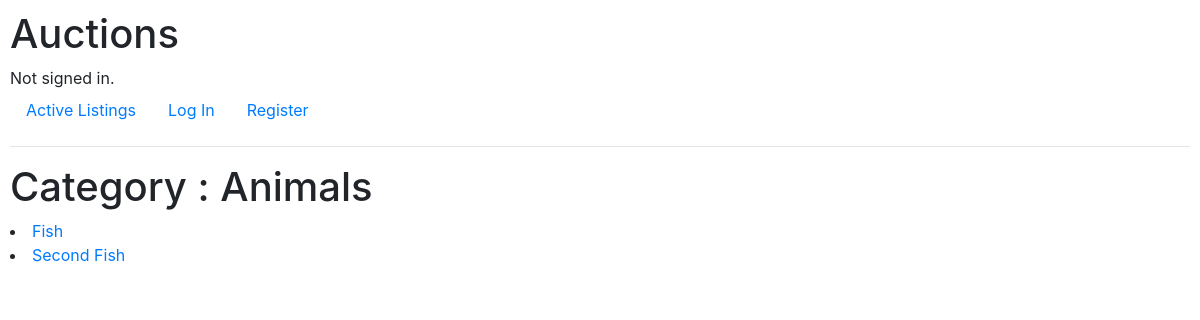
Page /3/category_detail on the earlier database version.
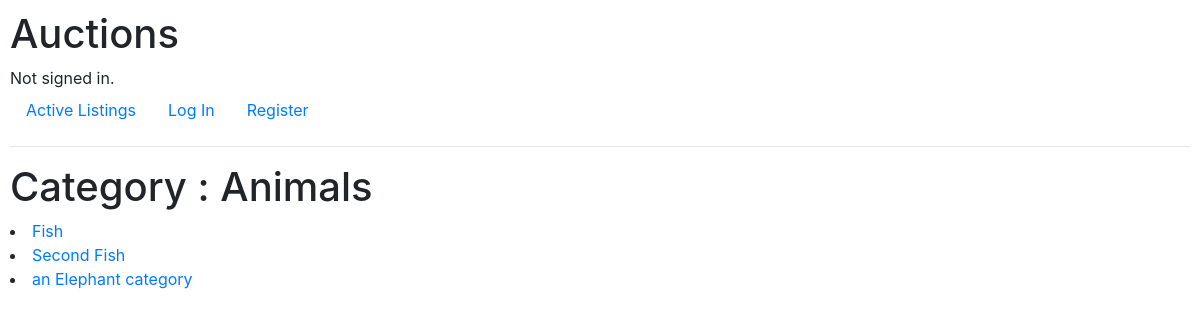
Same page on the later database version.
### auctions/models.py (models this page shows, shortened)
class AuctionListing(models.Model):
    product = models.CharField(max_length=255)
    description = models.TextField(default="none")
    category = models.CharField(max_length=255)
    initial_price = models.PositiveIntegerField(default=0)
    sold = models.BooleanField(default=False)
    user = models.ForeignKey(User, on_delete=models.CASCADE)
    image = models.ImageField(null=True, blank=True, upload_to='images/')
    def __str__(self):
        return f"{self.product}"

### auctions/views.py (the view)
# urls.py: path("<int:category_id>/category_detail", views.category_detail, name="category_detail")
def category_detail(request, category_id):
    category=Category.objects.get(id=category_id)
    list_of_items = AuctionListing.objects.filter(category=category).all()
    print(list(list_of_items))
    context = {'category': category, 'list_of_items': list_of_items}
    return render(request,"auctions/category_detail.html", context)

### auctions/models.py (called while the page is built)
    def __str__(self):
        return f"{self.name}"

### auctions/templates/auctions/category_detail.html (shortened to what this page needs)
{% extends "auctions/layout.html" %}
{% block body %}
<h1>Category : {{ category }} </h1>
{% if list_of_items %}
    {% for item in list_of_items %}
        <li><a href="{% url 'listing_detail' item.id %}">{{item}}</a></li>
    {% endfor %}
{% endif %}
{% endblock body %}

Differences in the rows shown:
added AuctionListing: product "an Elephant category"
